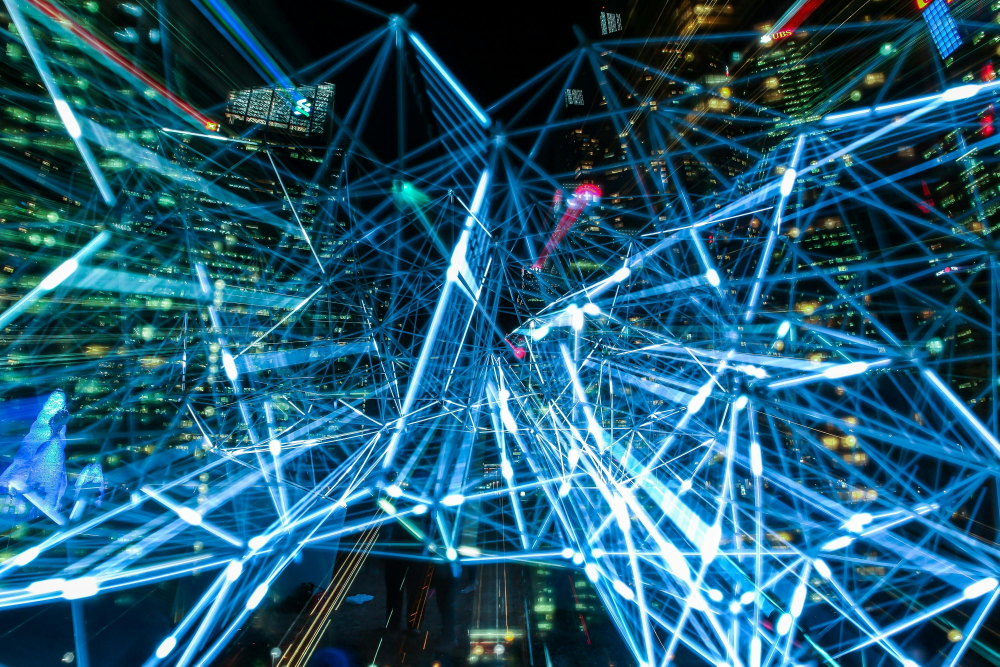
#> input picture DEEP LEARNING_IMGPR/DeepLearning_IMGPR/img.jpg, 2999 x 1999 px (shown at 1/3 size)
$ python img_concat.py
#> lines starting #> are read from the running program, lines starting #| are printed output that depends on the picture
import cv2
import numpy as np

img1 = cv2.imread('img.jpg')
#> img1 is the input picture: shape (1999, 2999, 3); mean B, G, R 114.9, 90.1, 33
img2 = cv2.imread('img.jpg')

img1 = cv2.resize(img1, (500, 500))
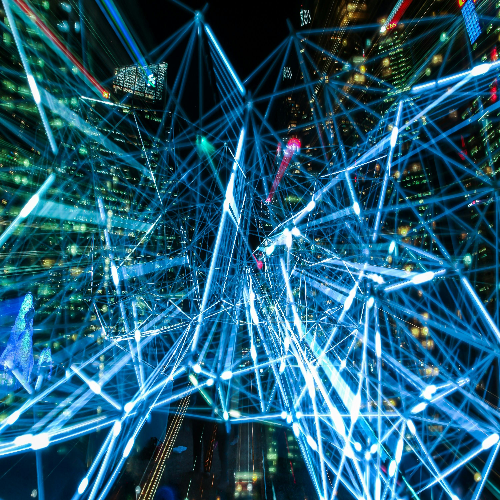
#> img1: shape (500, 500, 3); mean B, G, R 114.8, 90, 32.9
img2 = cv2.resize(img2, (500, 500))

h_concat = np.hstack((img1, img2))
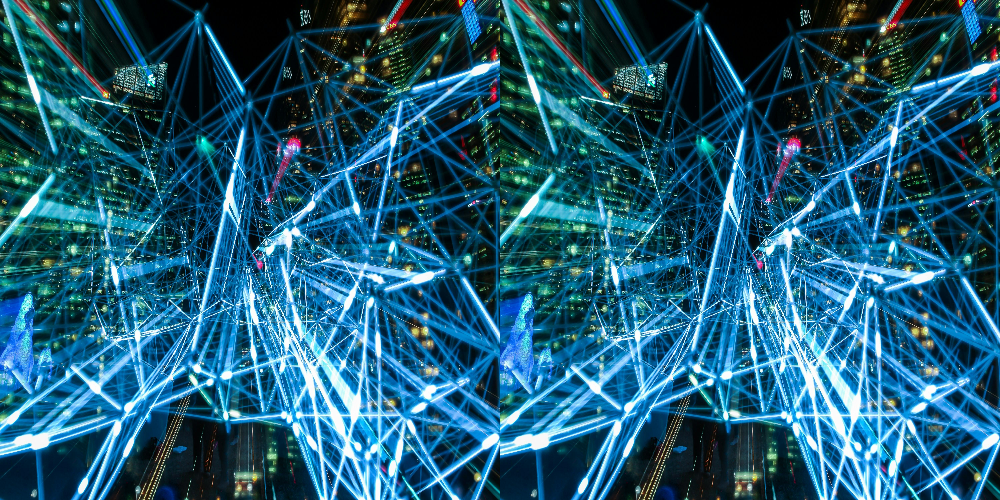
#> h_concat: shape (500, 1000, 3); mean B, G, R 114.8, 90, 32.9
v_concat = np.vstack((img1, img2))
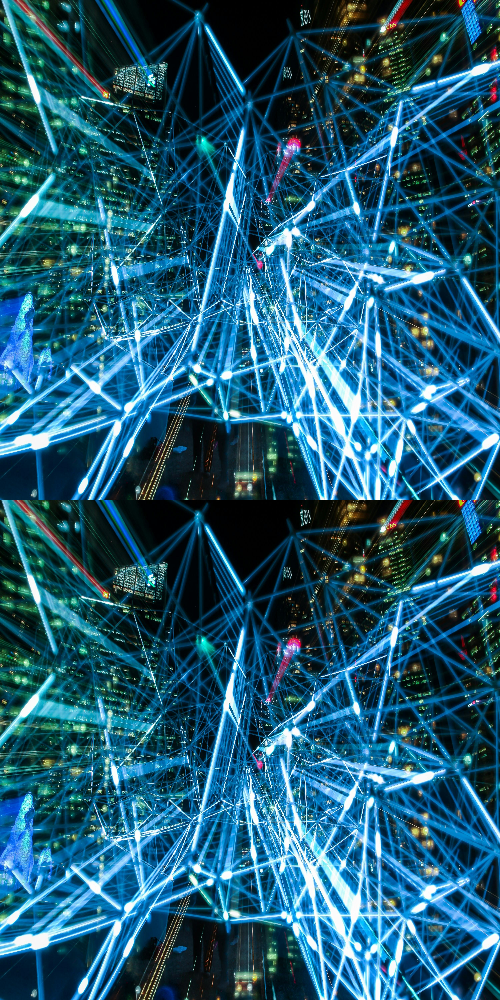
#> v_concat: shape (1000, 500, 3); mean B, G, R 114.8, 90, 32.9

cv2.imshow('Horizontal Concatenation', h_concat)
cv2.imshow('Vertical Concatenation', v_concat)

cv2.waitKey(0)
cv2.destroyAllWindows()
